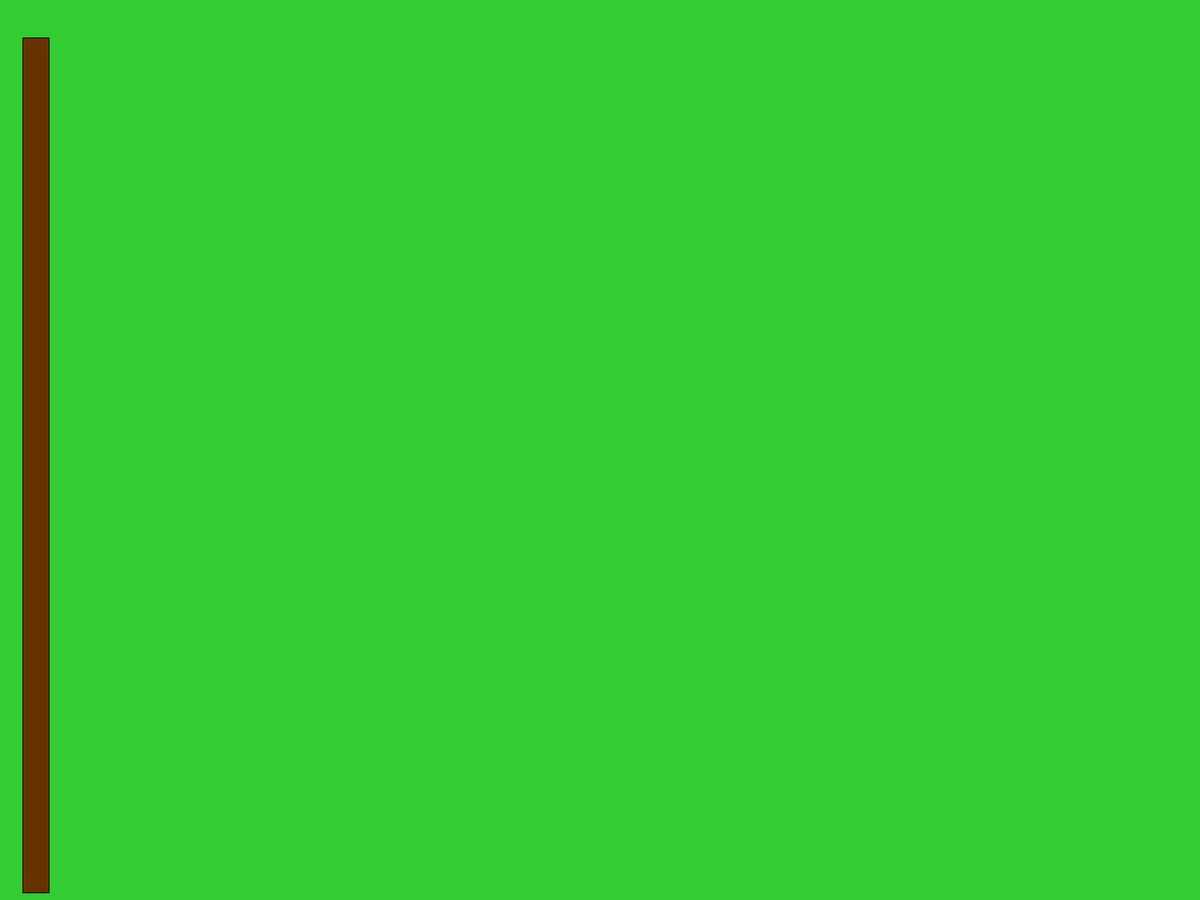
Frame 1 (no input)
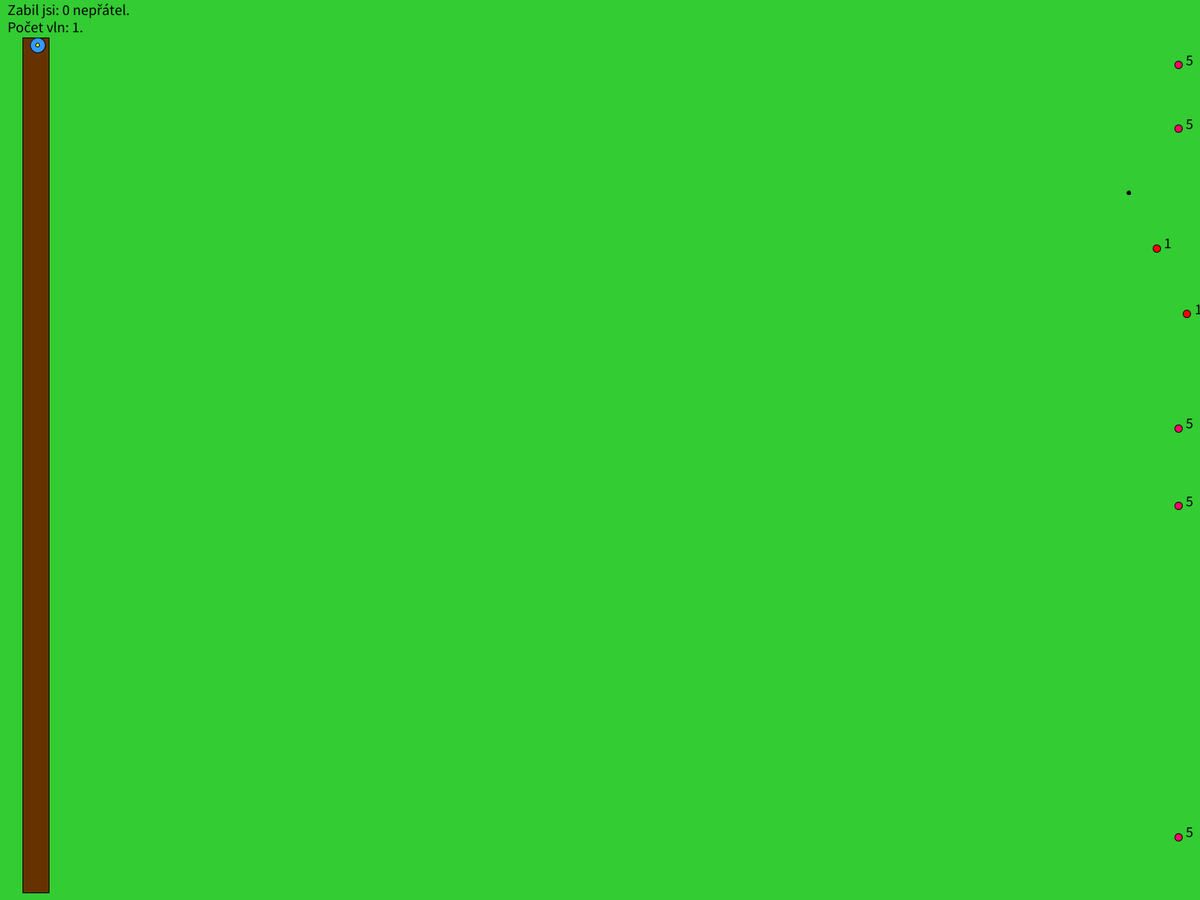
Frame 60 (the mouse pressed at the canvas centre just before this capture)
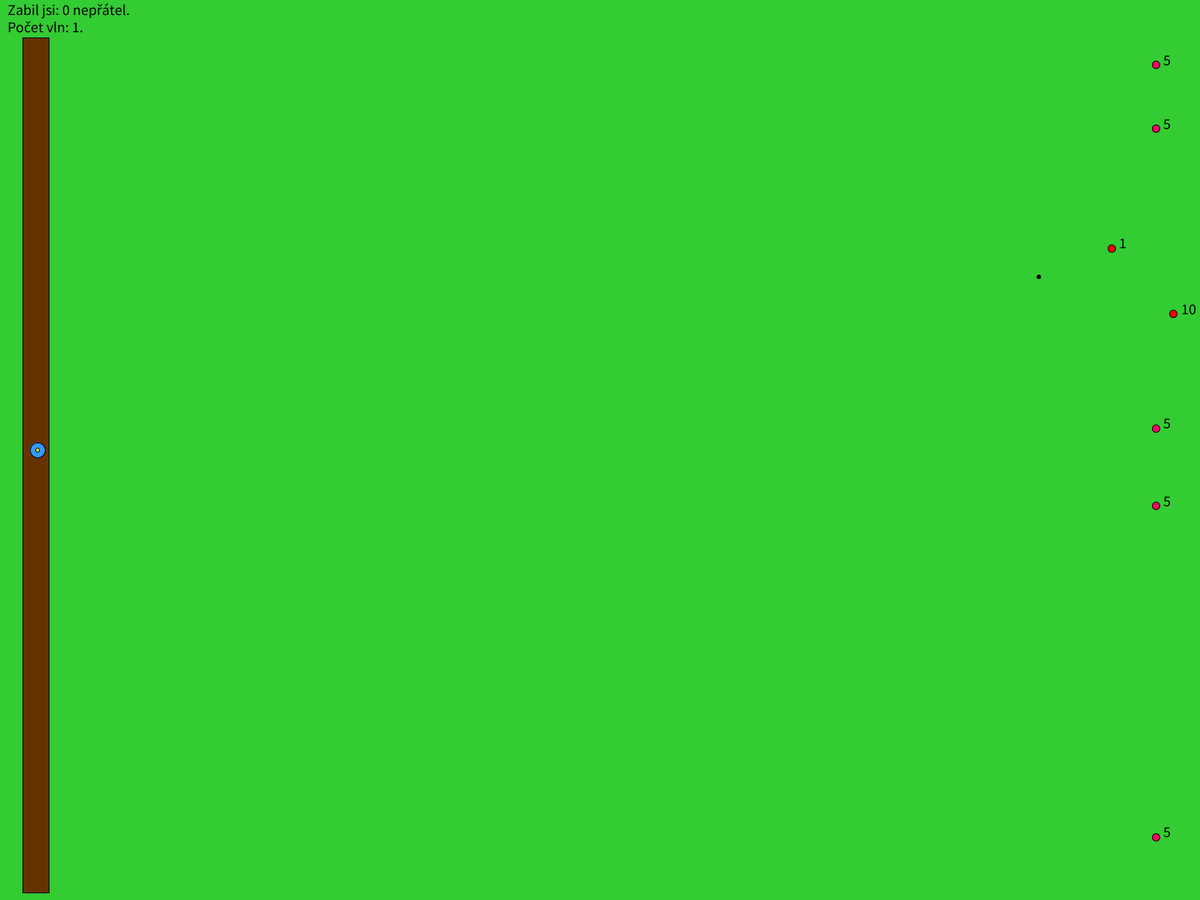
Frame 120 (the mouse held since frame 60 and released just before this capture)

The Processing sketch that drew these frames (run headless with seeded random() and noise(); from frame 60 on, the mouse is pressed at the canvas centre):

// Processing sketch: DedeniHotove
// ── DedeniHotove.pde
ArrayList<Enemy> enemy; //Nepřátelé //<>//
int kills; //Počet zabitých nepřátel
boolean loading; //Načtení nové vlny
int countR;
int vlny;
float okraj;
boolean easymode;
boolean pdead;
Player mov;
Ammo ammo;
End end;
void setup() {
  fullScreen();
  textSize(20);
  //size(640, 320);
  background(51, 204, 51);
  mov = new Player();
  ammo = new Ammo();
  end = new End();
  enemy = new ArrayList<Enemy>();
  loading = true;
  kills = 0;
  stroke(0);
  countR = 0;
  easymode = false;
  pdead = false;
  okraj =  height-60;
}
void draw() {
  background(51, 204, 51);
  if (pdead) {
    if (easymode) end.easymodedisplay = true;
    end.run();
  } else {
    fill(102, 51, 0);
    rect(30, 50, 35, okraj);
    fill(0);
    if (loading == true) {
      vlny +=1;
      int rand = (int)random(3, 8); //Počet nepřátel
      for (int i = rand-1; i >= 0; i--) {
        int randomcount = (int) random(0, 7); //Typ nepřátel
        if (randomcount<=3) enemy.add(new Enemy(random(70, height-30)));
        else if (randomcount>3&&randomcount<=5) enemy.add(new LightEnemy(random(70, height-30)));
        else if (randomcount> 5) enemy.add(new HeavyEnemy(random(70, height-30)));
        if (countR<1) {
          enemy.add(new RocketEnemy(random(70, height-30)));
          countR+=1;
        }
      }
      loading = false;
    } else {
      text("Zabil jsi: " + kills + " nepřátel.\nPočet vln: "+ vlny+".", 10, 20);
      textAlign(CENTER);
      if (easymode) text("EASY\nMÓD\nAKTIVOVÁN", width/2, 20);
      textAlign(LEFT);
      for (int i = enemy.size()-1; i >= 0; i--) {
        Enemy e= enemy.get(i);
        e.run();
        if (e.isDead()) {
          enemy.remove(i);
          kills++;
        }
      }
      if (enemy.isEmpty()) {
        loading = true;
        countR = 0;
      }
      mov.run();
      ammo.run();
      if (mov.dead == true) {
        pdead = true;
      }
    }
  }
}
void mouseClicked() {
  ammo.shot = true;
}
void keyPressed() {
  if (key == 'h'||key == 'H') {
    easymode = true;
  }
}

// ── Ammo.pde
class Ammo {
  float x;
  float y;
  int d;
  boolean shot; //Vystřelen
  Ammo() {
    shot = false;
    d = 5;
  }
  void run(){
    display();
    move();
  }
  void move() {
    if (shot == false) {
      x = mov.x;
      y = mov.y;
    } else {
      if (x <=width) {
        x+=10;
      }else{
        shot = false;
        end.shotsfired++;
      }
    }
  }
  void display(){
    fill(255, 255, 0);
    circle(x,y,d);
  }
}

// ── Enemy.pde
class Enemy {
  color fillcolor; //Výplň
  float x;
  float y;
  int d;
  float speed;
  int hp;
  Enemy(float randy) {
    y = randy;
    x = width;
    speed = 0.5;
    hp = 5;
    d = 10;
    fillcolor = color(255, 0, 102);
  }
  void run(){
    display();
    move();
  }
  void display() {
    fill(fillcolor);
    circle(x, y, d);
    fill(0);
    text(hp,x+10,y);
  }
  void move() {
    float hit = dist(x, y, ammo.x, ammo.y); //Pokud ho zasáhne náboj 
    if (hit < (d/2+ ammo.d/2)) {
      hp -=2;
    }
    float kill = dist(x, y, mov.x, mov.y); //Pokud se dotkne hráče, hráč je mrtev
    if (kill < (d/2+ mov.d/2)) {
      mov.dead = true;
    }
    if(x<=0) mov.dead = true;
    x-=speed;
  }
  boolean isDead() {
    if (hp <= 0) {
      return true;
    } else {
      return false;
    }
  }
}

// ── HeavyEnemy.pde
class HeavyEnemy extends Enemy{
  HeavyEnemy(float randy) {
    super(randy);
    speed =0.3;
    hp = 10;
    fillcolor = color(255, 0, 0);
  }
}

// ── Konec.pde
class End {
  boolean easymodedisplay;
  int killsdisplay;
  int vlnydisplay;
  int update;
  int shotsfired;
  End() {
    easymodedisplay = false;
    update = 0;
    vlnydisplay = 0;
    killsdisplay = 0;
  }
  void run() {
    update();
    display();
  }
  void display() {
    fill(255,0,0);
    textAlign(CENTER);
    textSize(40);
    text("Zemřel jsi", width/2, height/2);
    textSize(20);
    textAlign(LEFT);
    textSize(40);
    fill(255);
    if(easymodedisplay) text("ENEMY OP PLS NERF (easy mód)",10,40);
    fill(0);
    textSize(20);
    int modekill;
    if (killsdisplay == 1) modekill = 1;
    else if (killsdisplay > 1&&killsdisplay<5) modekill = 2;
    else modekill = 3;
    if (modekill == 1) text("Zabil jsi: "+kills+" nepřítele", 10, 60);
    if (modekill == 2) text("Zabil jsi: "+kills+" nepřátele", 10, 60);
    if (modekill == 3) text("Zabil jsi: "+kills+" nepřátel", 10, 60);
    int modevlny;
    if (vlnydisplay == 1) modevlny = 1;
    else if (vlnydisplay > 1&&vlnydisplay<5) modevlny = 2;
    else modevlny = 3;
    if (modevlny == 1) text("Přežil jsi: "+vlnydisplay+" vlnu", 10, 90);
    if (modevlny == 2) text("Přežil jsi: "+vlnydisplay+" vlny", 10, 90);
    if (modevlny == 3) text("Přežil jsi: "+vlnydisplay+" vln", 10, 90);
    text("Vystřelil jsi: " + shotsfired + "-krát",10,110);
  }
  void update() {
    if (update <1) {
      killsdisplay = kills;
      vlnydisplay = vlny-1;
      update++;
    }
  }
}

// ── LightEnemy.pde
class LightEnemy extends Enemy{
  LightEnemy(float randy) {
    super(randy);
    speed =1;
    hp = 2;
    fillcolor = color(255, 80, 80);
  }
}

// ── Player.pde
class Player {
  float x;
  float y;
  int d;
  boolean dead;
  Player() {
    d = 20;
    dead = false;
    x = 50;
  }
  void run() {
    move();
    display();
  }
  void display() {
    fill(51, 153, 255);
    circle(x, y, d);
    if(easymode) line(x,y,mouseX,y);
  }
  void move() {
    if (dead != true) {
      y = mouseY;
      if(y <= 50) y = 60;
      if(y>= height-20) y = height-20;
    }
  }
}

// ── RocketEnemy.pde
class RocketEnemy extends Enemy {//NOT WORKING
  float shotx;
  float shoty;
  boolean shot;
  int shotd;
  float shotspeed;
  int i;
  RocketEnemy(float randy) {
    super(randy);
    speed =1;
    hp = 1;
    fillcolor = color(255, 0, 0);
    shot = false;
    shotd = 5;
    shotx = x;
    shoty = randy;
    shotspeed = 2;
    i = 0;
  }
  void run() {
    super.run() ;
    shoot();
  }
  void display() {
    super.display();
    if (shot) {
      if (!isDead()) {
        fill(0, 0, 0);
        circle(shotx, shoty, shotd);
      }
    }
  }
  void move() {
    super.move();
    float kill = dist(shotx, shoty, mov.x, mov.y); //Pokud se dotkne hráče, hráč je mrtev
    if (kill < (shotd/2+ mov.d/2)) {
      mov.dead = true;
    }
    if (mov.y == y || mov.y < y+d && mov.y > y-d) {
      float waittime = 50;
      if (i<waittime) {
        i++;
        print("\n"+i);
      } else {
        i = 0;
        y = (int)random(y-50, y+50);
        if (y>=height-30||x<=70) y = height/2;
      }
    } else i=0;
  }
  void shoot() {
    if (!shot) {
      if (x < width-20) {
        shotx = x;
        shoty = y;
        shot = true;
      } else {
        shotx = x;
        shoty = y;
      }
    } else if (shot) {
      if (!isDead()) {
        if (mov.x<shotx) {
          shotx-=shotspeed;
        }
        if (mov.y<shoty) {
          shoty-=shotspeed;
        }
        if (mov.x>shotx) {
          shotx+=shotspeed;
        }
        if (mov.y>shoty) {
          shoty+=shotspeed;
        }
      }
    }
  }
}
